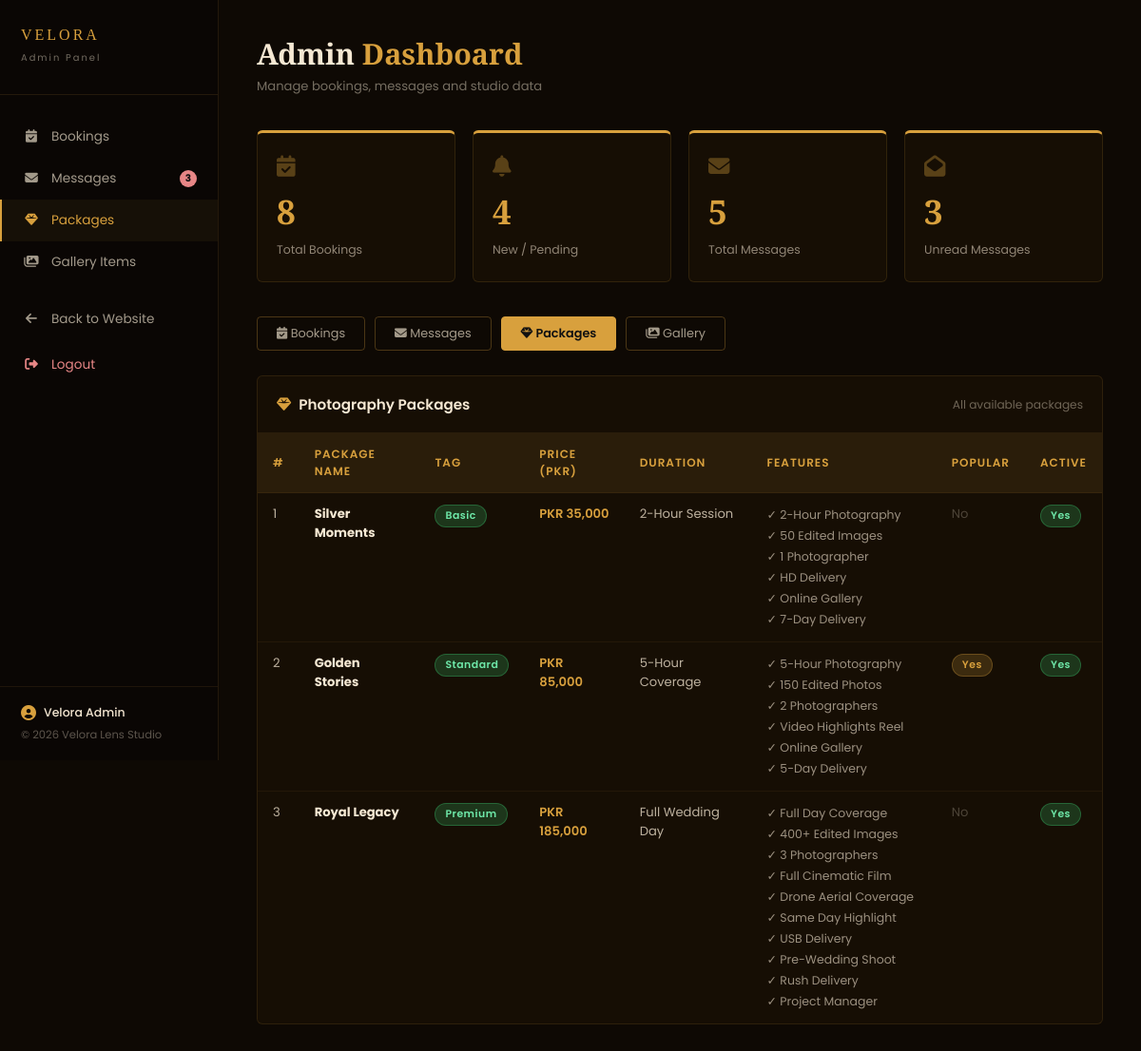
The page /admin/index.php?tab=packages (signed in) on the database its author committed.
### tables this page shows
CREATE TABLE IF NOT EXISTS packages (
    id          INT UNSIGNED AUTO_INCREMENT PRIMARY KEY,
    name        VARCHAR(100) NOT NULL         COMMENT 'Package display name',
    tag         VARCHAR(50)  NOT NULL         COMMENT 'Category tag (Basic/Standard/Premium)',
    price_pkr   DECIMAL(10,2) NOT NULL        COMMENT 'Price in Pakistani Rupees',
    duration    VARCHAR(80)  NOT NULL         COMMENT 'Coverage duration description',
    features    TEXT         NOT NULL         COMMENT 'Comma-separated list of features',
    is_featured TINYINT(1)   DEFAULT 0        COMMENT '1 = highlighted as Most Popular',
    is_active   TINYINT(1)   DEFAULT 1        COMMENT '1 = visible on site',
    sort_order  INT          DEFAULT 0,
    created_at  TIMESTAMP    DEFAULT CURRENT_TIMESTAMP
);

### admin/index.php (the view, shortened to what this page needs)
<!DOCTYPE html>
<html lang="en">
<head>
    <link rel="stylesheet" href="https://cdnjs.cloudflare.com/ajax/libs/font-awesome/6.5.0/css/all.min.css">
</head>
<body>
<?php
$conn  = db_connect();
$db_ok = !$conn->connect_error;
$count_bookings  = $db_ok ? $conn->query("SELECT COUNT(*) c FROM bookings")->fetch_assoc()['c']  : 0;
$count_new       = $db_ok ? $conn->query("SELECT COUNT(*) c FROM bookings WHERE status='New'")->fetch_assoc()['c'] : 0;
$count_messages  = $db_ok ? $conn->query("SELECT COUNT(*) c FROM contact_messages")->fetch_assoc()['c'] : 0;
$count_unread    = $db_ok ? $conn->query("SELECT COUNT(*) c FROM contact_messages WHERE is_read=0")->fetch_assoc()['c'] : 0;
$tab = $_GET['tab'] ?? 'bookings';
?>
<div class="sidebar">
    <div class="sidebar-logo">
        <span>VELORA</span>
        <small>Admin Panel</small>
    </div>
    <nav class="sidebar-nav">
        <a href="?tab=bookings" class="nav-item <?= $tab==='bookings'?'active':'' ?>">
            <i class="fa-solid fa-calendar-check"></i> Bookings
        </a>
        <a href="?tab=messages" class="nav-item <?= $tab==='messages'?'active':'' ?>">
            <i class="fa-solid fa-envelope"></i> Messages
            <?php if($count_unread>0): ?>
                <span style="background:#e78686;color:#111;font-size:0.65rem;font-weight:700;padding:1px 6px;border-radius:10px;margin-left:auto;"><?= $count_unread ?></span>
            <?php endif; ?>
        </a>
        <a href="?tab=packages" class="nav-item <?= $tab==='packages'?'active':'' ?>">
            <i class="fa-solid fa-gem"></i> Packages
        </a>
        <a href="?tab=gallery" class="nav-item <?= $tab==='gallery'?'active':'' ?>">
            <i class="fa-solid fa-images"></i> Gallery Items
        </a>
        <a href="../index.html" class="nav-item" style="margin-top:16px;">
            <i class="fa-solid fa-arrow-left"></i> Back to Website
        </a>
        <a href="logout.php" class="nav-item" style="margin-top:4px;color:#e78686;">
            <i class="fa-solid fa-right-from-bracket"></i> Logout
        </a>
    </nav>
    <div class="sidebar-footer">
        <div style="display:flex;align-items:center;gap:8px;margin-bottom:6px;">
            <i class="fa-solid fa-user-circle" style="color:var(--gold);font-size:1rem;"></i>
            <span style="color:var(--cream);font-size:0.78rem;font-weight:500;"><?= htmlspecialchars($_SESSION['admin_name'] ?? 'Admin') ?></span>
        </div>
        © 2026 Velora Lens Studio
    </div>
</div>
<div class="main">
    <div class="page-header">
        <h1>Admin <span style="color:var(--gold);">Dashboard</span></h1>
        <p>Manage bookings, messages and studio data</p>
    </div>
    <div class="stats-row">
        <div class="stat-card">
            <i class="fa-solid fa-calendar-check sc-icon"></i>
            <span class="sc-num"><?= $count_bookings ?></span>
            <span class="sc-lbl">Total Bookings</span>
        </div>
        <div class="stat-card">
            <i class="fa-solid fa-bell sc-icon"></i>
            <span class="sc-num"><?= $count_new ?></span>
            <span class="sc-lbl">New / Pending</span>
        </div>
        <div class="stat-card">
            <i class="fa-solid fa-envelope sc-icon"></i>
            <span class="sc-num"><?= $count_messages ?></span>
            <span class="sc-lbl">Total Messages</span>
        </div>
        <div class="stat-card">
            <i class="fa-solid fa-envelope-open sc-icon"></i>
            <span class="sc-num"><?= $count_unread ?></span>
            <span class="sc-lbl">Unread Messages</span>
        </div>
    </div>
    <div class="tab-bar">
        <a href="?tab=bookings" class="tab-btn <?= $tab==='bookings'?'active':'' ?>"><i class="fa-solid fa-calendar-check"></i> Bookings</a>
        <a href="?tab=messages" class="tab-btn <?= $tab==='messages'?'active':'' ?>"><i class="fa-solid fa-envelope"></i> Messages</a>
        <a href="?tab=packages" class="tab-btn <?= $tab==='packages'?'active':'' ?>"><i class="fa-solid fa-gem"></i> Packages</a>
        <a href="?tab=gallery"  class="tab-btn <?= $tab==='gallery'?'active':'' ?>"><i class="fa-solid fa-images"></i> Gallery</a>
    </div>
    <?php if($tab === 'bookings'): ?>
    <div class="table-box">
        <div class="section-bar">
            <h3><i class="fa-solid fa-calendar-check" style="color:var(--gold);margin-right:8px;"></i>All Bookings</h3>
            <span><?= $count_bookings ?> total records</span>
        </div>
        <?php if($db_ok): ?>
        <?php $rows = $conn->query("SELECT * FROM bookings ORDER BY created_at DESC"); ?>
        <?php if($rows && $rows->num_rows > 0): ?>
        <div style="overflow-x:auto;">
        <table>
            <thead>
                <tr>
                    <th>#</th>
                    <th>Client Name</th>
                    <th>Email</th>
                    <th>Phone</th>
                    <th>Event</th>
                    <th>Event Date</th>
                    <th>Location</th>
                    <th>Package</th>
                    <th>Message</th>
                    <th>Status</th>
                    <th>Submitted</th>
                    <th>Actions</th>
                </tr>
            </thead>
            <tbody>
            <?php while($r = $rows->fetch_assoc()): ?>
            <tr>
                <td><?= $r['id'] ?></td>
                <td><strong style="color:var(--cream);"><?= htmlspecialchars($r['name']) ?></strong></td>
                <td><a href="mailto:<?= htmlspecialchars($r['email']) ?>" style="color:var(--gold);"><?= htmlspecialchars($r['email']) ?></a></td>
                <td><?= htmlspecialchars($r['phone']) ?></td>
                <td><?= htmlspecialchars($r['event_type']) ?></td>
                <td><?= date('d M Y', strtotime($r['event_date'])) ?></td>
                <td><?= htmlspecialchars($r['location']) ?></td>
                <td><?= htmlspecialchars($r['package'] ?? '—') ?></td>
                <td style="max-width:180px;white-space:normal;"><?= htmlspecialchars(substr($r['message'] ?? '—', 0, 80)) ?><?= strlen($r['message'] ?? '') > 80 ? '…' : '' ?></td>
                <td>
                    <?php
                    $cls = ['New'=>'badge-new','Confirmed'=>'badge-confirmed','Cancelled'=>'badge-cancelled','Completed'=>'badge-completed'];
                    echo '<span class="badge '.($cls[$r['status']]??'badge-new').'">'.$r['status'].'</span>';
                    ?>
                </td>
                <td style="white-space:nowrap;"><?= date('d M Y', strtotime($r['created_at'])) ?></td>
                <td style="white-space:nowrap;">
                    <a href="?tab=bookings&bid=<?= $r['id'] ?>&set_status=Confirmed" title="Confirm"   style="color:#6ee7a8;margin-right:8px;"><i class="fa-solid fa-check"></i></a>
                    <a href="?tab=bookings&bid=<?= $r['id'] ?>&set_status=Completed" title="Complete"  style="color:var(--gold);margin-right:8px;"><i class="fa-solid fa-star"></i></a>
                    <a href="?tab=bookings&bid=<?= $r['id'] ?>&set_status=Cancelled" title="Cancel"    style="color:#e78686;"><i class="fa-solid fa-xmark"></i></a>
                </td>
            </tr>
            <?php endwhile; ?>
            </tbody>
        </table>
        </div>
        <?php else: ?>
        <div class="empty-state"><i class="fa-solid fa-calendar-xmark"></i><p>No bookings yet.</p></div>
        <?php endif; ?>
        <?php else: ?>
        <div class="empty-state"><i class="fa-solid fa-database"></i><p>Database not connected.</p></div>
        <?php endif; ?>
    </div>
    <!-- =============================================
         TAB: CONTACT MESSAGES
         ============================================= -->
    <?php elseif($tab === 'packages'): ?>
    <div class="table-box">
        <div class="section-bar">
            <h3><i class="fa-solid fa-gem" style="color:var(--gold);margin-right:8px;"></i>Photography Packages</h3>
            <span>All available packages</span>
        </div>
        <?php if($db_ok): ?>
        <?php $rows = $conn->query("SELECT * FROM packages ORDER BY sort_order ASC"); ?>
        <?php if($rows && $rows->num_rows > 0): ?>
        <div style="overflow-x:auto;">
        <table>
            <thead>
                <tr>
                    <th>#</th>
                    <th>Package Name</th>
                    <th>Tag</th>
                    <th>Price (PKR)</th>
                    <th>Duration</th>
                    <th>Features</th>
                    <th>Popular</th>
                    <th>Active</th>
                </tr>
            </thead>
            <tbody>
            <?php while($r = $rows->fetch_assoc()): ?>
            <tr>
                <td><?= $r['id'] ?></td>
                <td><strong style="color:var(--cream);"><?= htmlspecialchars($r['name']) ?></strong></td>
                <td><span class="badge badge-confirmed"><?= htmlspecialchars($r['tag']) ?></span></td>
                <td style="color:var(--gold);font-weight:600;">PKR <?= number_format($r['price_pkr']) ?></td>
                <td><?= htmlspecialchars($r['duration']) ?></td>
                <td style="max-width:220px;white-space:normal;font-size:0.78rem;color:rgba(245,232,211,0.6);">
                    <?php foreach(explode(',', $r['features']) as $f): ?>
                        <span style="display:inline-block;margin:2px 4px 2px 0;">✓ <?= trim(htmlspecialchars($f)) ?></span>
                    <?php endforeach; ?>
                </td>
                <td><?= $r['is_featured'] ? '<span class="badge badge-completed">Yes</span>' : '<span style="color:rgba(245,232,211,0.25);">No</span>' ?></td>
                <td><?= $r['is_active']  ? '<span class="badge badge-confirmed">Yes</span>' : '<span class="badge badge-cancelled">No</span>' ?></td>
            </tr>
            <?php endwhile; ?>
            </tbody>
        </table>
        </div>
        <?php else: ?>
        <div class="empty-state"><i class="fa-solid fa-gem"></i><p>No packages found.</p></div>
        <?php endif; ?>
        <?php else: ?>
        <div class="empty-state"><i class="fa-solid fa-database"></i><p>Database not connected.</p></div>
        <?php endif; ?>
    </div>
    <?php endif; ?>
</div>
</body>
</html>

### admin/index.php (style rules this page uses)
:root { --gold:#D8A03D; --black:#0D0804; --dark:#160e04; --cream:#F5E8D3; --brown:#523A28; }
* { margin:0; padding:0; box-sizing:border-box; }
body { font-family:'Poppins',sans-serif; background:#0e0904; color:var(--cream); min-height:100vh; }
a { text-decoration:none; color:inherit; }
.sidebar { position:fixed; top:0; left:0; width:230px; height:100vh; background:#0a0604; border-right:1px solid rgba(216,160,61,0.12); display:flex; flex-direction:column; z-index:100; }
.sidebar-logo { padding:28px 22px; border-bottom:1px solid rgba(216,160,61,0.12); }
.sidebar-logo span { font-family:'Playfair Display',serif; font-size:1rem; color:var(--gold); display:block; letter-spacing:3px; }
.sidebar-logo small { font-size:0.62rem; color:rgba(245,232,211,0.45); letter-spacing:2px; }
.sidebar-nav { flex:1; padding:22px 0; }
.nav-item { display:flex; align-items:center; gap:12px; padding:12px 22px; font-size:0.85rem; color:rgba(245,232,211,0.65); cursor:pointer; transition:all 0.2s; border-left:2px solid transparent; }
.nav-item:hover, .nav-item.active { color:var(--gold); border-left-color:var(--gold); background:rgba(216,160,61,0.06); }
.nav-item i { width:18px; text-align:center; }
.sidebar-footer { padding:18px 22px; border-top:1px solid rgba(216,160,61,0.1); font-size:0.72rem; color:rgba(245,232,211,0.35); }
.main { margin-left:230px; padding:36px 40px; }
.page-header { margin-bottom:36px; }
.page-header h1 { font-family:'Playfair Display',serif; font-size:1.9rem; color:var(--cream); margin-bottom:4px; }
.page-header p { font-size:0.82rem; color:rgba(245,232,211,0.45); }
.stats-row { display:grid; grid-template-columns:repeat(4,1fr); gap:18px; margin-bottom:36px; }
.stat-card { background:var(--dark); border:1px solid rgba(216,160,61,0.14); border-top:3px solid var(--gold); border-radius:6px; padding:24px 20px; display:flex; flex-direction:column; gap:8px; }
.stat-card .sc-num { font-family:'Playfair Display',serif; font-size:2.2rem; font-weight:700; color:var(--gold); }
.stat-card .sc-lbl { font-size:0.78rem; color:rgba(245,232,211,0.55); }
.stat-card .sc-icon { font-size:1.4rem; color:rgba(216,160,61,0.35); margin-bottom:4px; }
.tab-bar { display:flex; gap:10px; margin-bottom:26px; flex-wrap:wrap; }
.tab-btn { padding:8px 20px; border:1px solid rgba(216,160,61,0.3); border-radius:4px; background:transparent; color:rgba(245,232,211,0.65); font-family:'Poppins',sans-serif; font-size:0.8rem; cursor:pointer; transition:all 0.2s; }
.tab-btn.active { background:var(--gold); border-color:var(--gold); color:#111; font-weight:600; }
.table-box { background:var(--dark); border:1px solid rgba(216,160,61,0.12); border-radius:6px; overflow:hidden; }
.table-box table { width:100%; border-collapse:collapse; font-size:0.82rem; }
.table-box thead { background:rgba(216,160,61,0.1); }
.table-box th { padding:13px 16px; text-align:left; font-weight:600; color:var(--gold); font-size:0.75rem; letter-spacing:1px; text-transform:uppercase; }
.table-box td { padding:12px 16px; border-top:1px solid rgba(216,160,61,0.07); color:rgba(245,232,211,0.75); vertical-align:top; }
.badge { display:inline-block; padding:3px 10px; border-radius:20px; font-size:0.68rem; font-weight:600; letter-spacing:0.5px; }
.badge-confirmed { background:rgba(61,216,120,0.2); color:#6ee7a8; border:1px solid rgba(61,216,120,0.3); }
.badge-completed { background:rgba(216,160,61,0.2); color:#D8A03D; border:1px solid rgba(216,160,61,0.3); }
.section-bar { display:flex; align-items:center; justify-content:space-between; padding:18px 20px; border-bottom:1px solid rgba(216,160,61,0.1); }
.section-bar h3 { font-size:0.95rem; color:var(--cream); font-weight:600; }
.section-bar span { font-size:0.76rem; color:rgba(245,232,211,0.4); }

### rows shown on the page
packages: id "1", name "Silver Moments", tag "Basic", price_pkr "35,000", duration "2-Hour Session", features "2-Hour Photography", features "50 Edited Images", features "1 Photographer", features "HD Delivery", features "Online Gallery", features "7-Day Delivery", is_featured "No", is_active "Yes"
packages: id "2", name "Golden Stories", tag "Standard", price_pkr "85,000", duration "5-Hour Coverage", features "5-Hour Photography", features "150 Edited Photos", features "2 Photographers", features "Video Highlights Reel", features "Online Gallery", features "5-Day Delivery", is_featured "Yes", is_active "Yes"
packages: id "3", name "Royal Legacy", tag "Premium", price_pkr "185,000", duration "Full Wedding Day", features "Full Day Coverage", features "400+ Edited Images", features "3 Photographers", features "Full Cinematic Film", features "Drone Aerial Coverage", features "Same Day Highlight", features "USB Delivery", features "Pre-Wedding Shoot", features "Rush Delivery", features "Project Manager", is_featured "No", is_active "Yes"

### other values the page prints
$count_unread "3"
$_SESSION['admin_name'] "Velora Admin"
$count_bookings "8"
$count_new "4"
$count_messages "5"
